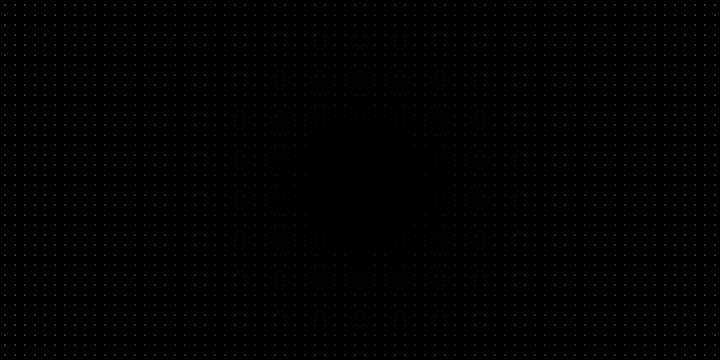
Frame 1 (no input)
Frame 2 (the mouse pressed at the canvas centre, redrawn once): identical to frame 1, image omitted

The p5.js sketch that drew this single still picture (run headless with seeded random() and noise() and a simulated clock; the mouse was pressed at the canvas centre and the sketch redrawn once):

// p5.js sketch
// ── sketch.js
/*
 * @name Array 2D
 * @description Demonstrates the syntax for creating a two-dimensional (2D)
 * array. Values in a 2D array are accessed through two index values.  
 * 2D arrays are useful for storing images. In this example, each dot 
 * is colored in relation to its distance from the center of the image. 
 */
var distances = [];
var maxDistance;
var spacer;

function setup() {
  createCanvas(720, 360);
  maxDistance = dist(width/2, height/2, width, height);
  console.log(maxDistance);
  for (var x = 0; x < width; x++) {
    distances[x] = []; // create nested array
    for (var y = 0; y < height; y++) {
      var distance = dist(width/2, height/2, x, y);
      distances[x][y] = distance/maxDistance * 255;
    }
  }
  spacer = 10;
  noLoop();  // Run once and stop
}

function draw() {
  background(0);
  // This embedded loop skips over values in the arrays based on
  // the spacer variable, so there are more values in the array
  // than are drawn here. Change the value of the spacer variable
  // to change the density of the points
  for (var x = 0; x < width; x += spacer) {
    for (var y = 0; y < height; y += spacer) {
      stroke(distances[x][y]);
      point(x + spacer/2, y + spacer/2);
    }
  }
}
